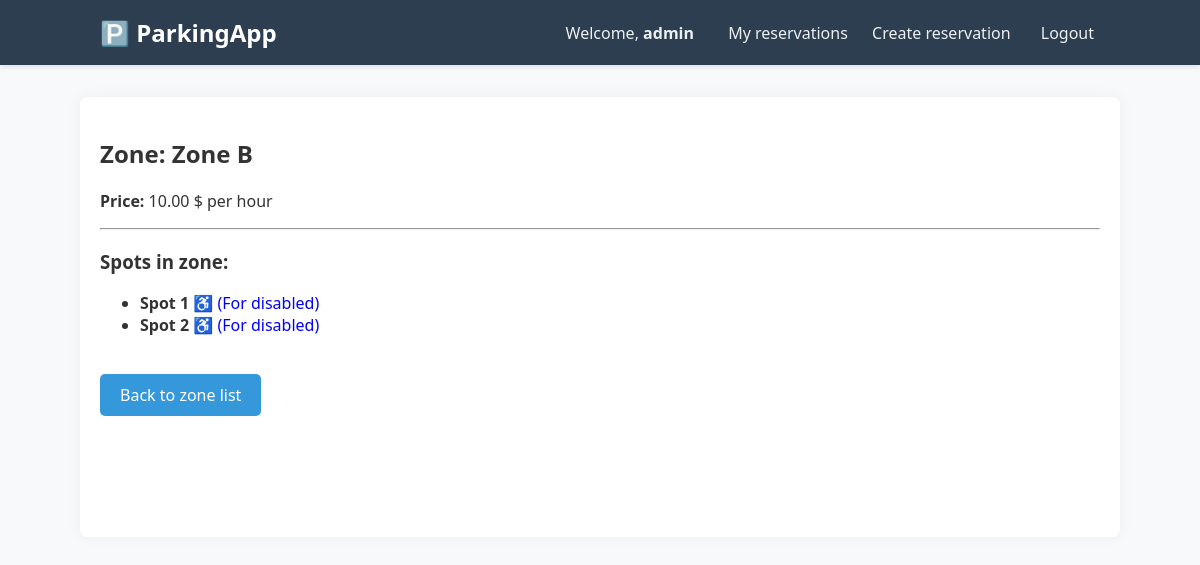
Page /zone/2/ (signed in) on the committed database.
### parking/models.py (models this page shows, shortened)
class ParkingZone(models.Model):
    name = models.CharField(max_length=50, verbose_name="Zone name")
    price_per_hour = models.DecimalField(
        max_digits=6,
        decimal_places=2,
        verbose_name="Price per hour",
        validators=[MinValueValidator(0.00)] # blokuje ujemne liczby
    )

class ParkingSpot(models.Model):
    zone = models.ForeignKey(ParkingZone, on_delete=models.CASCADE, related_name='spots')
    spot_number = models.CharField(max_length=10, verbose_name="Spot number")
    is_disabled_friendly = models.BooleanField(default=False, verbose_name="For disabled")

### parking/views.py (the view)
# urls.py: path('zone/<int:zone_id>/', views.zone_detail, name='zone_detail'),
def zone_detail(request, zone_id):
    zone = get_object_or_404(ParkingZone, pk=zone_id)
    return render(request, 'parking/zone_detail.html', {'zone': zone})

### templates/parking/zone_detail.html
{% extends 'base.html' %}
{% block content %}
    <h2>Zone: {{ zone.name }}</h2>
    <p><strong>Price:</strong> {{ zone.price_per_hour }} $ per hour</p>
    <hr>
    <h3>Spots in zone:</h3>
    <ul>
        {% for spot in zone.spots.all %}
            <li>
                <strong>Spot {{ spot.spot_number }}</strong>
                {% if spot.is_disabled_friendly %}
                    <span style="color:blue">♿ (For disabled)</span>
                {% endif %}
            </li>
        {% empty %}
            <li>No available spots in zone.</li>
        {% endfor %}
    </ul>
    <br>
    <a href="{% url 'home' %}" class="btn">Back to zone list</a>
{% endblock %}

### templates/navbar.html (shortened to what this page needs)
<nav>
    <a href="{% url 'home' %}" class="logo">🅿️ ParkingApp</a>
    <div class="links">
        {% if user.is_authenticated %}
            <span>Welcome, <strong>{{ user.username }}</strong></span>
            <a href="{% url 'reservation_list' %}">My reservations</a>
            <a href="{% url 'create_reservation' %}">Create reservation</a>
            <form action="{% url 'logout' %}" method="post" style="display:inline;">
                <button type="submit">Logout</button>
            </form>
        {% else %}
            <a href="{% url 'login' %}">Login</a>
            <a href="{% url 'register' %}">Signup</a>
        {% endif %}
    </div>
</nav>

### static/css/style.css (style rules this page uses)
body { font-family: 'Segoe UI', Tahoma, Geneva, Verdana, sans-serif; margin: 0; padding: 0; background-color: #f8f9fa; color: #333; }
nav { max-width: 1000px; margin: 0 auto; padding: 1rem; display: flex; justify-content: space-between; align-items: center; }
nav .logo { color: #fff; font-size: 1.5rem; font-weight: bold; text-decoration: none; }
nav .links span { color: #ecf0f1; margin-right: 10px; }
nav .links a, nav .links button { color: #ecf0f1; text-decoration: none; margin-left: 20px; font-size: 1rem; background: none; border: none; cursor: pointer; font-family: inherit; }
.btn { display: inline-block; background-color: #3498db; color: white; padding: 10px 20px; text-decoration: none; border-radius: 5px; border: none; cursor: pointer; font-size: 1rem; }
form { max-width: 500px; margin: 0 auto; }

### rows in the picture
ParkingZone: name "Zone B", price_per_hour "10.00"
ParkingSpot: spot_number "1", is_disabled_friendly "♿ (For disabled)"
ParkingSpot: spot_number "2", is_disabled_friendly "♿ (For disabled)"

### other values in the picture
{{ user.username }} "admin"
